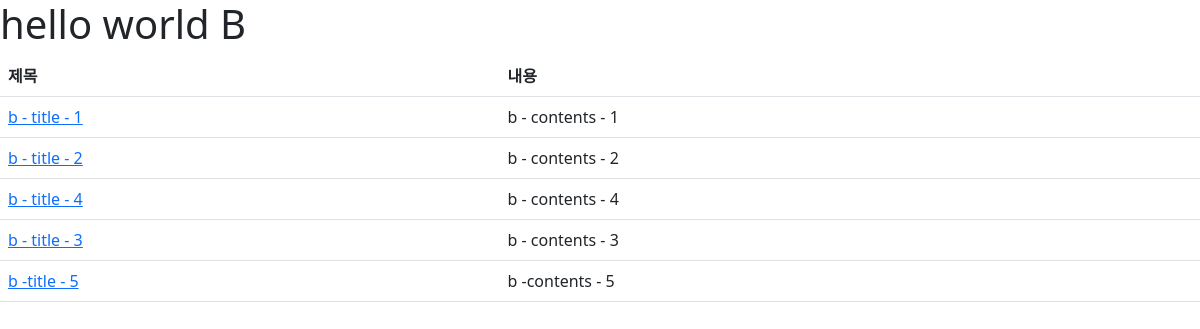
Before: /bb/ with the older database file.
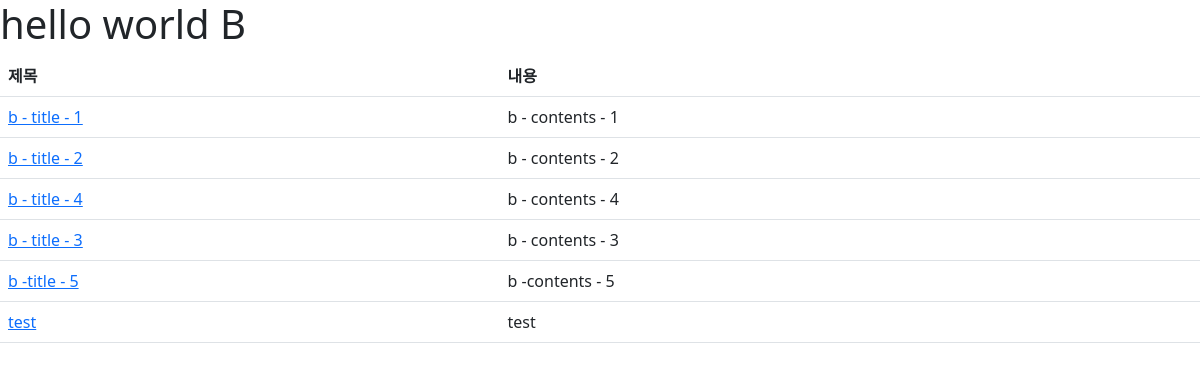
After: the same page with the newer database file.
### b/models.py (models this page shows, shortened)
class Blog(models.Model):
    title = models.CharField(max_length=100)
    author=models.ForeignKey(User, on_delete=models.CASCADE, blank=True, null=True)
    contents = models.TextField()
    r=random.randint(1,10000)
    img= models.ImageField(upload_to=f"bb/%Y/%m/%d{r}",blank=True)# blank=true는 사용자가 업로드 입력하지 않아도 된다는 의미
    created_at=models.DateTimeField(auto_now_add=True,null=True)
    modified_at=models.DateTimeField(auto_now=True,null=True)

### b/views.py (the view)
# urls.py: path('bb/',indexB),
def indexB(request):
    context= Blog.objects.all()
    return render(request, 'indexB.html', {'context':context})

### b/templates/indexB.html (shortened to what this page needs)
<!DOCTYPE html>
<html lang="en">
<head>
    <link href="https://cdn.jsdelivr.net/npm/bootstrap@5.0.2/dist/css/bootstrap.min.css" rel="stylesheet">
</head>
<body>
    <h1>hello world B</h1>
    <table class="table table-hover">
        <tr>
            <th>제목</th>
            <th>내용</th>
        </tr>
    {% for blog in context %}
        <tr>
            <td>
                <a href="/bb/{{blog.id}}/">{{blog.title}}</a>
            </td>
            <td>{{blog.contents}}</td>
        </tr>
    {% endfor %}
    </table>
</body>
</html>

Changed rows visible on the page:
added Blog: title "test", contents "test"
